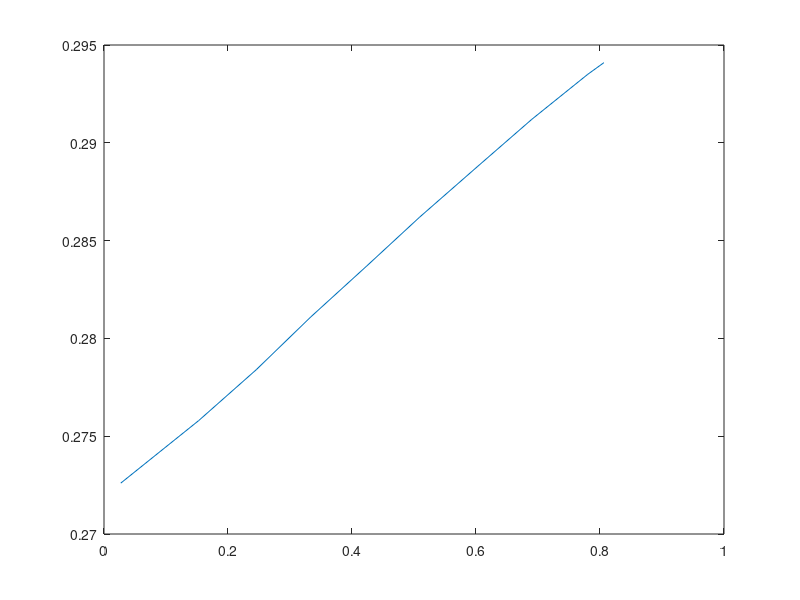

This chart was generated by the following MATLAB code:
h = [0.2726 0.2758 0.2784 0.2811 0.2837 0.2862 0.2888 0.2912 0.2935 0.2941];
u = [0.027 0.1528 0.2456 0.3336 0.4237 0.5091 0.6029 0.69 0.7802 0.8064];
plot(u,h)
kar = polyfit(u, h, 1)